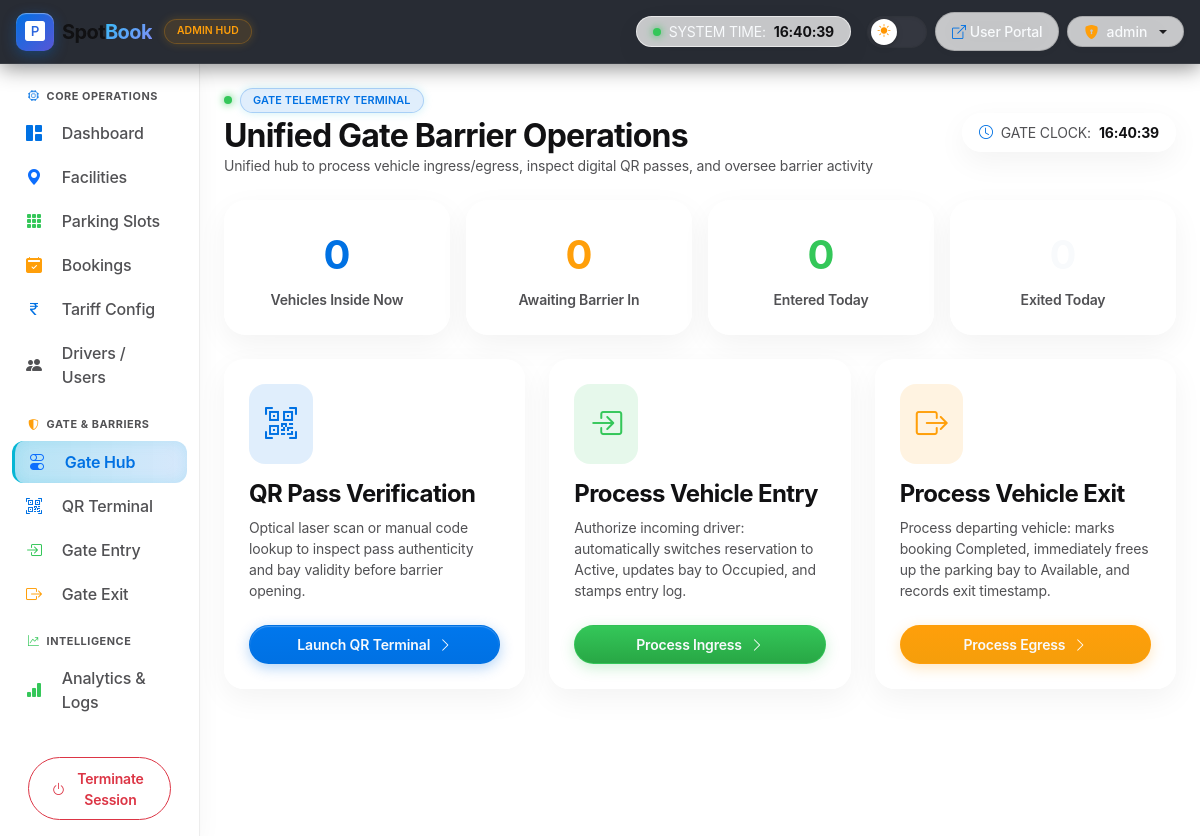
Before: /admin_app/gate/ (signed in) with the older database file.
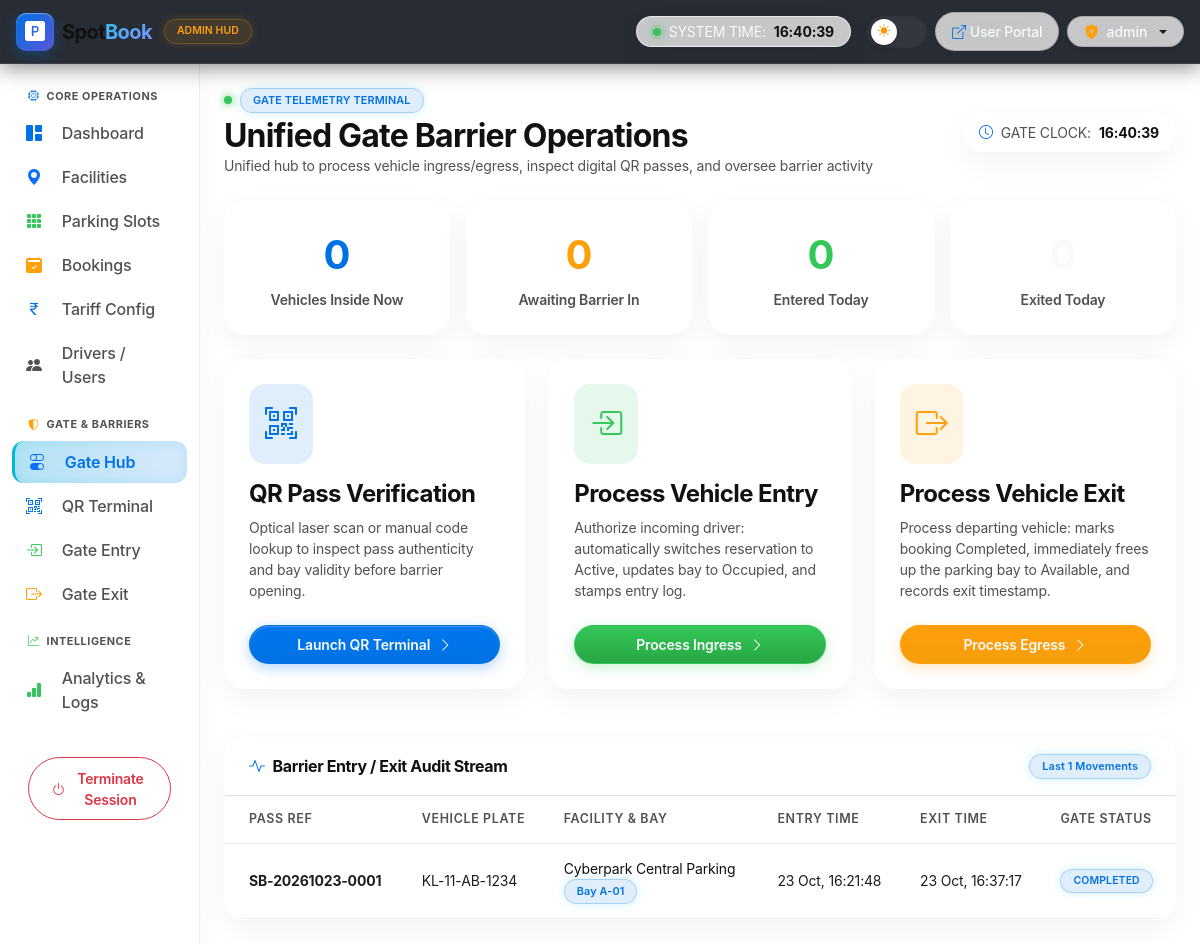
After: the same page with the newer database file.
### admin_app/models.py (models this page shows, shortened)
class EntryExitTable(models.Model):
    BOOKINGID = models.ForeignKey("user_app.BookingTable", on_delete=models.CASCADE)
    entry_time = models.DateTimeField(null=True, blank=True)
    exit_time = models.DateTimeField(null=True, blank=True)
    notes = models.CharField(max_length=255, blank=True, default='')

class ParkingSlotTable(models.Model):
    STATUS_CHOICES = (
        ('Available', 'Available'),
        ('Reserved', 'Reserved'),
        ('Occupied', 'Occupied'),
    )
    LOCATIONID = models.ForeignKey(ParkingLocationTable, on_delete=models.CASCADE)
    slot_number = models.CharField(max_length=10)
    slot_type = models.CharField(max_length=20, default="Car") # Car, Bike, EV
    status = models.CharField(max_length=20, choices=STATUS_CHOICES, default="Available")
    price_per_hour = models.DecimalField(max_digits=6, decimal_places=2, default=50.00)
    is_active = models.BooleanField(default=True)
    created_at = models.DateTimeField(auto_now_add=True, null=True, blank=True)

class ParkingLocationTable(models.Model):
    name = models.CharField(max_length=100)
    address = models.TextField()
    city = models.CharField(max_length=100, default='Kozhikode')
    description = models.TextField(blank=True, default='')
    total_slots = models.IntegerField(default=0)
    rate_per_hour = models.DecimalField(max_digits=6, decimal_places=2, default=50.00)
    is_active = models.BooleanField(default=True)
    created_at = models.DateTimeField(auto_now_add=True, null=True, blank=True)

### user_app/models.py (models this page shows, shortened)
class BookingTable(models.Model):
    user = models.ForeignKey(User, on_delete=models.CASCADE)
    slot = models.ForeignKey(ParkingSlotTable, on_delete=models.CASCADE)
    booking_date = models.DateField()
    entry_time = models.TimeField()
    duration_hours = models.IntegerField()
    total_fee = models.DecimalField(max_digits=8, decimal_places=2)
    qr_code = models.ImageField(upload_to='qr_codes/', blank=True, null=True)
    status = models.CharField(max_length=20, default='Confirmed') # Confirmed, Cancelled, Completed
    created_at = models.DateTimeField(auto_now_add=True)
    vehicle_number = models.CharField(max_length=20, blank=True, default='')
    vehicle_type = models.CharField(max_length=20, default='Car')
    @property
    def booking_id(self):
        date_str = self.booking_date.strftime('%Y%m%d') if self.booking_date else '20261023'
        return f"SB-{date_str}-{self.id:04d}" if self.id else f"SB-{date_str}-PENDING"

### admin_app/views.py (the view)
# urls.py: path('gate/', GateOperations.as_view(), name='gate_operations'),  # unified gate terminal
class GateOperations(View):
    def get(self, request):
        if request.session.get('usertype') != 'admin':
            return redirect('login')
        today = datetime.date.today()
        vehicles_inside = BookingTable.objects.filter(status='Active').count()
        awaiting_entry = BookingTable.objects.filter(
            booking_date=today, status__in=['Confirmed', 'Booked']
        ).count()
        exited_today = EntryExitTable.objects.filter(exit_time__date=today).count()
        entered_today = EntryExitTable.objects.filter(entry_time__date=today).count()
        recent_activity = EntryExitTable.objects.select_related(
            'BOOKINGID', 'BOOKINGID__user', 'BOOKINGID__slot', 'BOOKINGID__slot__LOCATIONID'
        ).order_by('-id')[:12]
        context = {
            'vehicles_inside': vehicles_inside,
            'awaiting_entry': awaiting_entry,
            'exited_today': exited_today,
            'entered_today': entered_today,
            'recent_activity': recent_activity,
        }
        return render(request, 'admin/gate_operations.html', context)

### templates/admin/gate_operations.html (shortened to what the changed rows need)
{% extends 'admin/base.html' %}
{% block body %}
<div class="mb-4 d-flex align-items-center justify-content-between flex-wrap gap-3">
    <div>
        <h2 class="fw-bold mb-0">Unified Gate Barrier Operations</h2>
    </div>
</div>
{% if recent_activity %}
<div class="glass-panel rounded-4 overflow-hidden shadow-sm">
    <div class="p-3 px-4 border-bottom border-secondary border-opacity-25 d-flex align-items-center justify-content-between">
        <h6 class="fw-bold mb-0">
            <i class="bi bi-activity me-2 text-info"></i>Barrier Entry / Exit Audit Stream
        </h6>
        <span class="badge badge-cyber-info fs-xxs">Last {{ recent_activity|length }} Movements</span>
    </div>
    <div class="table-responsive">
        <table class="table table-hover mb-0 align-middle small">
            <thead>
                <tr class="text-secondary fs-xs">
                    <th class="ps-4">PASS REF</th>
                    <th>VEHICLE PLATE</th>
                    <th>FACILITY & BAY</th>
                    <th>ENTRY TIME</th>
                    <th>EXIT TIME</th>
                    <th>GATE STATUS</th>
                </tr>
            </thead>
            <tbody>
                {% for log in recent_activity %}
                <tr>
                    <td class="ps-4 fw-bold text-info">{{ log.BOOKINGID.booking_id }}</td>
                    <td class="text-white">{{ log.BOOKINGID.vehicle_number|default:"—" }}</td>
                    <td>
                        <div class="text-white">{{ log.BOOKINGID.slot.LOCATIONID.name }}</div>
                        <span class="badge badge-cyber-info fs-xxs">Bay {{ log.BOOKINGID.slot.slot_number }}</span>
                    </td>
                    <td class="text-secondary">{{ log.entry_time|date:"d M, H:i:s"|default:"—" }}</td>
                    <td class="text-secondary">{{ log.exit_time|date:"d M, H:i:s"|default:"—" }}</td>
                    <td>
                        {% if log.BOOKINGID.status == 'Active' %}
                            <span class="badge badge-cyber-success"><span class="live-dot me-1" style="width: 5px; height: 5px;"></span>INSIDE</span>
                        {% elif log.BOOKINGID.status == 'Completed' %}
                            <span class="badge badge-cyber-info">COMPLETED</span>
                        {% else %}
                            <span class="badge badge-cyber-warning">{{ log.BOOKINGID.status|upper }}</span>
                        {% endif %}
                    </td>
                </tr>
                {% empty %}
                <tr><td colspan="6" class="text-center text-muted py-4">No activity recorded today.</td></tr>
                {% endfor %}
            </tbody>
        </table>
    </div>
</div>
{% endif %}
{% endblock %}

Changed rows visible on the page:
added EntryExitTable: BOOKINGID.booking_id "SB-20261023-0001", BOOKINGID.vehicle_number "KL-11-AB-1234", BOOKINGID.slot.LOCATIONID.name "Cyberpark Central Parking", BOOKINGID.slot.slot_number "A-01", entry_time "23 Oct, 16:21:48", exit_time "23 Oct, 16:37:17", shows "COMPLETED"
Other visible differences:
{{ recent_activity|length }}: (not shown) → "1"
text now shown: "Barrier Entry / Exit Audit Stream Last Movements PASS REF VEHICLE PLATE FACILITY & BAY ENTRY TIME EXIT TIME GATE STATUS"
